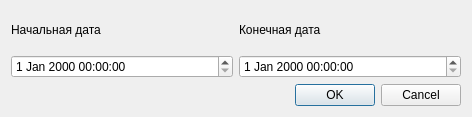
<?xml version="1.0" encoding="UTF-8"?>
<ui version="4.0">
 <class>DialogAEDDateRange</class>
 <widget class="QDialog" name="DialogAEDDateRange">
  <property name="geometry">
   <rect>
    <x>0</x>
    <y>0</y>
    <width>472</width>
    <height>117</height>
   </rect>
  </property>
  <property name="windowTitle">
   <string>Add Period</string>
  </property>
  <layout class="QVBoxLayout" name="verticalLayout">
   <item>
    <layout class="QGridLayout" name="gridLayout">
     <item row="0" column="0">
      <widget class="QLabel" name="lbMinDate">
       <property name="text">
        <string>Начальная дата</string>
       </property>
      </widget>
     </item>
     <item row="0" column="1">
      <widget class="QLabel" name="lbMaxDate">
       <property name="text">
        <string>Конечная дата</string>
       </property>
      </widget>
     </item>
     <item row="1" column="0">
      <widget class="QDateTimeEdit" name="edMinDate"/>
     </item>
     <item row="1" column="1">
      <widget class="QDateTimeEdit" name="edMaxDate"/>
     </item>
    </layout>
   </item>
   <item>
    <widget class="QDialogButtonBox" name="buttonBox">
     <property name="orientation">
      <enum>Qt::Horizontal</enum>
     </property>
     <property name="standardButtons">
      <set>QDialogButtonBox::Cancel|QDialogButtonBox::Ok</set>
     </property>
    </widget>
   </item>
  </layout>
 </widget>
 <resources/>
 <connections>
  <connection>
   <sender>buttonBox</sender>
   <signal>accepted()</signal>
   <receiver>DialogAEDDateRange</receiver>
   <slot>accept()</slot>
   <hints>
    <hint type="sourcelabel">
     <x>248</x>
     <y>254</y>
    </hint>
    <hint type="destinationlabel">
     <x>157</x>
     <y>274</y>
    </hint>
   </hints>
  </connection>
  <connection>
   <sender>buttonBox</sender>
   <signal>rejected()</signal>
   <receiver>DialogAEDDateRange</receiver>
   <slot>reject()</slot>
   <hints>
    <hint type="sourcelabel">
     <x>316</x>
     <y>260</y>
    </hint>
    <hint type="destinationlabel">
     <x>286</x>
     <y>274</y>
    </hint>
   </hints>
  </connection>
 </connections>
</ui>
